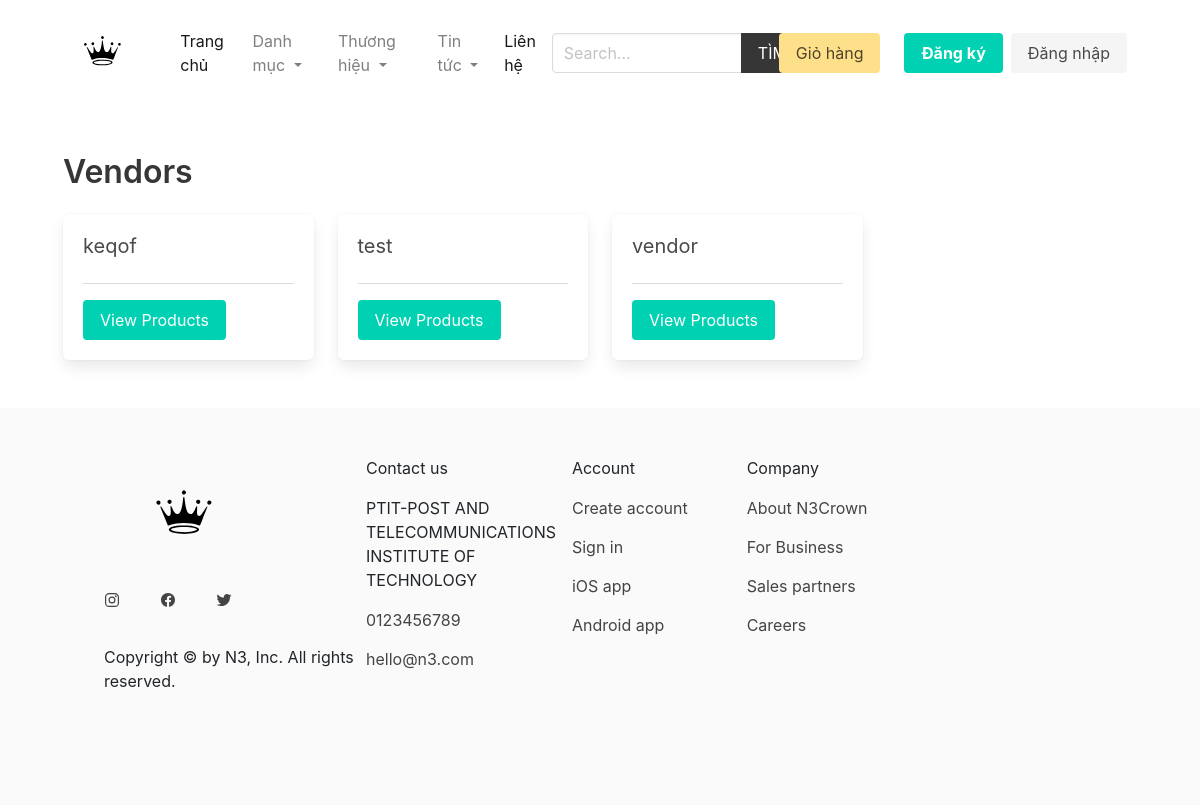
Screenshot of /vendor/ with the database file from the repository.
### vendor/models.py (models this page shows, shortened)
class Vendor(models.Model):
    name = models.CharField(max_length=255)
    email = models.CharField(max_length=255, default=None)
    password = models.CharField(max_length=50, default=None)
    created_at = models.DateTimeField(auto_now_add=True)
    class Meta:
        ordering = ['name']

### vendor/views.py (the view)
# urls.py: path('', views.vendors, name="vendors"),
def vendors(request):
    vendors = Vendor.objects.all()
    return render(request, 'vendor/vendors.html', {'vendors': vendors})

### cart/cart.py (called while the page is built)
    def __len__(self):
        return sum(item['quantity'] for item in self.cart.values())

### cart/context_processors.py (called while the page is built)
def cart(request):
    return {'cart': Cart(request)}

### product/context_processors.py (called while the page is built)
def menu_categories(request):
    categories = Category.objects.all()
    brands = Brand.objects.all()
    cate_posts = cate_post.objects.all()
    return {'categories': categories, 'brands':brands,'cate_posts': cate_posts}

### templates/vendor/vendors.html (shortened to what this page needs)
{% extends 'core/base.html' %}
{% block content %}
    <h1 class="title">Vendors</h1>
    <div class="columns is-multiline">
        {% for vendor in vendors %}
            <div class="column is-3">
                <div class="box">
                    <h2 class="subtitle">
                        {{ vendor.name }}
                    </h2>
                    <hr>
                    <a href="{% url 'vendor:vendor' vendor.id %}" class="button is-primary ">View Products</a>
                </div>
            </div>
        {% endfor %}
    </div>
{% endblock content %}

### rows the page displays
Vendor: name "keqof"
Vendor: name "test"
Vendor: name "vendor"
